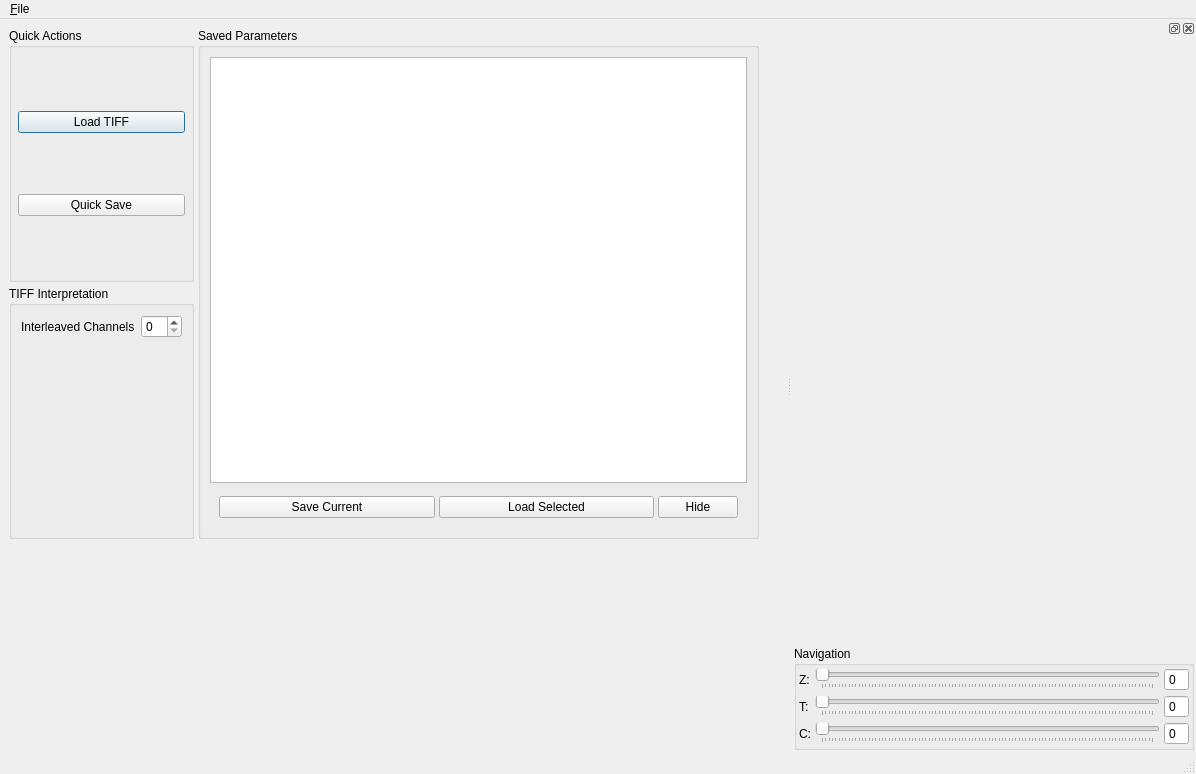
<?xml version="1.0" encoding="UTF-8"?>
<ui version="4.0">
 <class>MainWindow</class>
 <widget class="QMainWindow" name="MainWindow">
  <property name="geometry">
   <rect>
    <x>0</x>
    <y>0</y>
    <width>1196</width>
    <height>774</height>
   </rect>
  </property>
  <property name="windowTitle">
   <string>OMERewriter</string>
  </property>
  <widget class="QWidget" name="centralwidget">
   <layout class="QHBoxLayout" name="horizontalLayout">
    <item>
     <widget class="QWidget" name="widget" native="true">
      <layout class="QVBoxLayout" name="verticalLayout_4">
       <property name="spacing">
        <number>4</number>
       </property>
       <property name="leftMargin">
        <number>0</number>
       </property>
       <property name="topMargin">
        <number>0</number>
       </property>
       <property name="bottomMargin">
        <number>0</number>
       </property>
       <item>
        <widget class="QWidget" name="widget_3" native="true">
         <layout class="QHBoxLayout" name="horizontalLayout_3">
          <property name="spacing">
           <number>4</number>
          </property>
          <property name="leftMargin">
           <number>0</number>
          </property>
          <property name="topMargin">
           <number>0</number>
          </property>
          <property name="bottomMargin">
           <number>0</number>
          </property>
          <item>
           <widget class="QWidget" name="widget_2" native="true">
            <layout class="QVBoxLayout" name="verticalLayout_3">
             <property name="spacing">
              <number>4</number>
             </property>
             <property name="leftMargin">
              <number>0</number>
             </property>
             <property name="topMargin">
              <number>0</number>
             </property>
             <property name="rightMargin">
              <number>0</number>
             </property>
             <property name="bottomMargin">
              <number>0</number>
             </property>
             <item>
              <widget class="QGroupBox" name="groupQuickActions">
               <property name="title">
                <string>Quick Actions</string>
               </property>
               <layout class="QVBoxLayout" name="verticalLayout_5">
                <property name="spacing">
                 <number>4</number>
                </property>
                <property name="leftMargin">
                 <number>6</number>
                </property>
                <property name="topMargin">
                 <number>6</number>
                </property>
                <property name="rightMargin">
                 <number>6</number>
                </property>
                <property name="bottomMargin">
                 <number>6</number>
                </property>
                <item>
                 <widget class="QPushButton" name="btnLoadTiff">
                  <property name="text">
                   <string>Load TIFF</string>
                  </property>
                  <property name="icon">
                   <iconset theme="QIcon::ThemeIcon::DocumentOpen"/>
                  </property>
                  <property name="autoDefault">
                   <bool>true</bool>
                  </property>
                  <property name="default">
                   <bool>true</bool>
                  </property>
                 </widget>
                </item>
                <item>
                 <widget class="QPushButton" name="btnQuickSave">
                  <property name="text">
                   <string>Quick Save</string>
                  </property>
                  <property name="icon">
                   <iconset theme="quickopen"/>
                  </property>
                 </widget>
                </item>
               </layout>
              </widget>
             </item>
             <item>
              <widget class="QGroupBox" name="groupTiffInterpretation">
               <property name="title">
                <string>TIFF Interpretation</string>
               </property>
               <layout class="QFormLayout" name="formLayout">
                <item row="0" column="0">
                 <widget class="QLabel" name="interleavedChannelsLabel">
                  <property name="text">
                   <string>Interleaved Channels</string>
                  </property>
                 </widget>
                </item>
                <item row="0" column="1">
                 <widget class="QSpinBox" name="spinCInterleaveCount"/>
                </item>
               </layout>
              </widget>
             </item>
            </layout>
           </widget>
          </item>
          <item>
           <widget class="QGroupBox" name="groupSavedParams">
            <property name="title">
             <string>Saved Parameters</string>
            </property>
            <layout class="QVBoxLayout" name="verticalLayout_2">
             <property name="spacing">
              <number>4</number>
             </property>
             <item>
              <widget class="QListWidget" name="listSavedParams"/>
             </item>
             <item>
              <widget class="QWidget" name="widget_4" native="true">
               <layout class="QHBoxLayout" name="horizontalLayout_2">
                <property name="spacing">
                 <number>4</number>
                </property>
                <item>
                 <widget class="QPushButton" name="btnSaveParams">
                  <property name="text">
                   <string>Save Current</string>
                  </property>
                  <property name="icon">
                   <iconset theme="QIcon::ThemeIcon::DocumentSave"/>
                  </property>
                 </widget>
                </item>
                <item>
                 <widget class="QPushButton" name="btnQuickLoadParams">
                  <property name="text">
                   <string>Load Selected</string>
                  </property>
                  <property name="icon">
                   <iconset theme="QIcon::ThemeIcon::DocumentOpenRecent"/>
                  </property>
                 </widget>
                </item>
                <item>
                 <widget class="QPushButton" name="btnRemoveParamsFromList">
                  <property name="sizePolicy">
                   <sizepolicy hsizetype="Maximum" vsizetype="Fixed">
                    <horstretch>0</horstretch>
                    <verstretch>0</verstretch>
                   </sizepolicy>
                  </property>
                  <property name="text">
                   <string>Hide</string>
                  </property>
                  <property name="icon">
                   <iconset theme="QIcon::ThemeIcon::ListRemove"/>
                  </property>
                 </widget>
                </item>
               </layout>
              </widget>
             </item>
            </layout>
           </widget>
          </item>
         </layout>
        </widget>
       </item>
       <item>
        <widget class="MicroscopeParamsWidget" name="imageMetaWidget" native="true">
         <property name="minimumSize">
          <size>
           <width>0</width>
           <height>200</height>
          </size>
         </property>
        </widget>
       </item>
      </layout>
     </widget>
    </item>
   </layout>
  </widget>
  <widget class="QMenuBar" name="menubar">
   <property name="geometry">
    <rect>
     <x>0</x>
     <y>0</y>
     <width>1196</width>
     <height>30</height>
    </rect>
   </property>
   <widget class="QMenu" name="menuFile">
    <property name="title">
     <string>&amp;File</string>
    </property>
    <addaction name="actionOpen"/>
    <addaction name="actionSave"/>
    <addaction name="actionSaveAs"/>
    <addaction name="separator"/>
    <addaction name="actionLoadParams"/>
    <addaction name="separator"/>
    <addaction name="actionQuit"/>
   </widget>
   <addaction name="menuFile"/>
  </widget>
  <widget class="QStatusBar" name="statusbar"/>
  <widget class="QDockWidget" name="viewDockWidget">
   <property name="sizePolicy">
    <sizepolicy hsizetype="Expanding" vsizetype="Preferred">
     <horstretch>0</horstretch>
     <verstretch>0</verstretch>
    </sizepolicy>
   </property>
   <attribute name="dockWidgetArea">
    <number>2</number>
   </attribute>
   <widget class="QWidget" name="dockWidgetContents_3">
    <layout class="QVBoxLayout" name="verticalLayout">
     <property name="spacing">
      <number>4</number>
     </property>
     <property name="leftMargin">
      <number>2</number>
     </property>
     <property name="topMargin">
      <number>2</number>
     </property>
     <property name="rightMargin">
      <number>2</number>
     </property>
     <property name="bottomMargin">
      <number>2</number>
     </property>
     <item>
      <widget class="ImageViewWidget" name="imageView" native="true">
       <property name="sizePolicy">
        <sizepolicy hsizetype="Expanding" vsizetype="Expanding">
         <horstretch>1</horstretch>
         <verstretch>1</verstretch>
        </sizepolicy>
       </property>
       <property name="minimumSize">
        <size>
         <width>400</width>
         <height>300</height>
        </size>
       </property>
      </widget>
     </item>
     <item>
      <widget class="QGroupBox" name="navigationGroup">
       <property name="title">
        <string>Navigation</string>
       </property>
       <layout class="QGridLayout" name="gridLayout">
        <property name="leftMargin">
         <number>2</number>
        </property>
        <property name="topMargin">
         <number>2</number>
        </property>
        <property name="rightMargin">
         <number>2</number>
        </property>
        <property name="bottomMargin">
         <number>2</number>
        </property>
        <property name="spacing">
         <number>4</number>
        </property>
        <item row="0" column="0">
         <widget class="QLabel" name="labelZ">
          <property name="text">
           <string>Z:</string>
          </property>
         </widget>
        </item>
        <item row="0" column="1">
         <widget class="QSlider" name="sliderZ">
          <property name="orientation">
           <enum>Qt::Orientation::Horizontal</enum>
          </property>
          <property name="tickPosition">
           <enum>QSlider::TickPosition::TicksBelow</enum>
          </property>
         </widget>
        </item>
        <item row="0" column="2">
         <widget class="QSpinBox" name="spinBoxZ">
          <property name="buttonSymbols">
           <enum>QAbstractSpinBox::ButtonSymbols::NoButtons</enum>
          </property>
         </widget>
        </item>
        <item row="1" column="0">
         <widget class="QLabel" name="labelT">
          <property name="text">
           <string>T:</string>
          </property>
         </widget>
        </item>
        <item row="1" column="1">
         <widget class="QSlider" name="sliderT">
          <property name="orientation">
           <enum>Qt::Orientation::Horizontal</enum>
          </property>
          <property name="tickPosition">
           <enum>QSlider::TickPosition::TicksBelow</enum>
          </property>
         </widget>
        </item>
        <item row="1" column="2">
         <widget class="QSpinBox" name="spinBoxT">
          <property name="buttonSymbols">
           <enum>QAbstractSpinBox::ButtonSymbols::NoButtons</enum>
          </property>
         </widget>
        </item>
        <item row="2" column="0">
         <widget class="QLabel" name="labelC">
          <property name="text">
           <string>C:</string>
          </property>
         </widget>
        </item>
        <item row="2" column="1">
         <widget class="QSlider" name="sliderC">
          <property name="orientation">
           <enum>Qt::Orientation::Horizontal</enum>
          </property>
          <property name="tickPosition">
           <enum>QSlider::TickPosition::TicksBelow</enum>
          </property>
         </widget>
        </item>
        <item row="2" column="2">
         <widget class="QSpinBox" name="spinBoxC">
          <property name="buttonSymbols">
           <enum>QAbstractSpinBox::ButtonSymbols::NoButtons</enum>
          </property>
         </widget>
        </item>
       </layout>
      </widget>
     </item>
    </layout>
   </widget>
  </widget>
  <action name="actionOpen">
   <property name="text">
    <string>&amp;Open...</string>
   </property>
   <property name="shortcut">
    <string>Ctrl+O</string>
   </property>
  </action>
  <action name="actionSave">
   <property name="enabled">
    <bool>false</bool>
   </property>
   <property name="text">
    <string>&amp;Save</string>
   </property>
   <property name="shortcut">
    <string>Ctrl+S</string>
   </property>
  </action>
  <action name="actionSaveAs">
   <property name="enabled">
    <bool>false</bool>
   </property>
   <property name="text">
    <string>Save &amp;As...</string>
   </property>
   <property name="shortcut">
    <string>Ctrl+Shift+S</string>
   </property>
  </action>
  <action name="actionQuit">
   <property name="text">
    <string>&amp;Quit</string>
   </property>
   <property name="shortcut">
    <string>Ctrl+Q</string>
   </property>
  </action>
  <action name="actionLoadParams">
   <property name="text">
    <string>Load &amp;Parameters...</string>
   </property>
   <property name="toolTip">
    <string>Load microscope parameters from a JSON file</string>
   </property>
   <property name="shortcut">
    <string>Ctrl+P</string>
   </property>
  </action>
 </widget>
 <customwidgets>
  <customwidget>
   <class>ImageViewWidget</class>
   <extends>QWidget</extends>
   <header>imageviewwidget.h</header>
   <container>1</container>
  </customwidget>
  <customwidget>
   <class>MicroscopeParamsWidget</class>
   <extends>QWidget</extends>
   <header>microscopeparamswidget.h</header>
   <container>1</container>
  </customwidget>
 </customwidgets>
 <resources/>
 <connections>
  <connection>
   <sender>actionQuit</sender>
   <signal>triggered()</signal>
   <receiver>MainWindow</receiver>
   <slot>close()</slot>
   <hints>
    <hint type="sourcelabel">
     <x>-1</x>
     <y>-1</y>
    </hint>
    <hint type="destinationlabel">
     <x>511</x>
     <y>383</y>
    </hint>
   </hints>
  </connection>
 </connections>
</ui>
